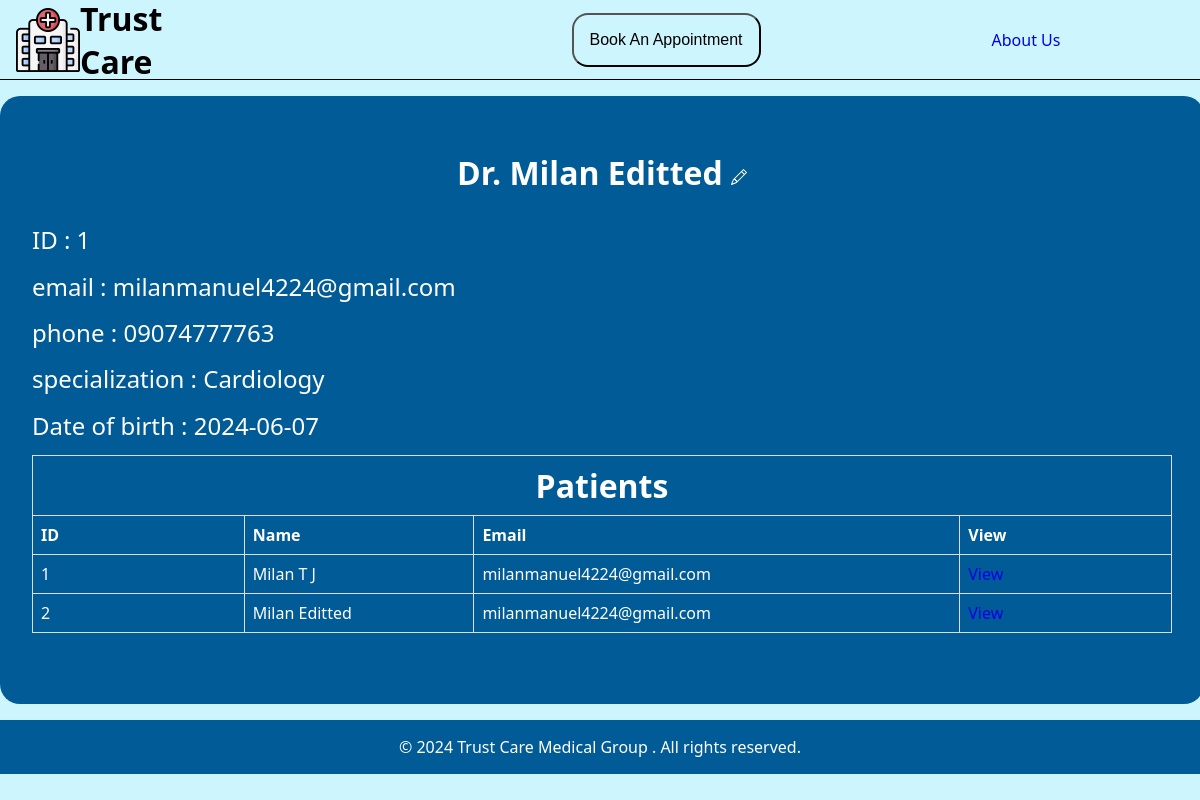
The app's page /DoctorView/ (signed in) with its own data.
### TrustCareMedicalGroup/models.py (models this page shows, shortened)
class Doctor(models.Model):
    GENDER_CHOICES = [
        ('Male', 'Male'),
        ('Female', 'Female'),
        ('Other', 'Other'),
    ]
    first_name = models.CharField(max_length=50, null=True)
    last_name = models.CharField(max_length=50, null=True)
    gender = models.CharField(max_length=10, choices=GENDER_CHOICES, default='Not defined')
    date_of_birth = models.CharField(max_length=50, null=True)
    specialization = models.CharField(max_length=50, null=True)
    phone = models.CharField(max_length=50, null=True)
    email = models.CharField(max_length=50, null=True)
    password = models.CharField(max_length=50, null=True)
    status = models.CharField(max_length=50, default='false')

class Patient(models.Model):
    GENDER_CHOICES = [
        ('Male', 'Male'),
        ('Female', 'Female'),
        ('Other', 'Other'),
    ]
    first_name = models.CharField(max_length=50)
    last_name = models.CharField(max_length=50)
    doctor_id = models.CharField(max_length=50, null=True)
    gender = models.CharField(max_length=10, choices=GENDER_CHOICES)
    date_of_birth = models.DateField()
    phone = models.CharField(max_length=15)
    email = models.EmailField(max_length=100)
    password = models.CharField(max_length=50, null=True)
    address = models.CharField(max_length=255)
    city = models.CharField(max_length=100)
    state = models.CharField(max_length=100)
    country = models.CharField(max_length=100)
    zip_code = models.CharField(max_length=10)

### TrustCareMedicalGroup/views.py (the view)
# urls.py: path('DoctorView/',views.DoctorView,name="DoctorView"),
def DoctorView(request):
    did=request.session['id']
    cr = Doctor.objects.get(id=did)
    cdp= Patient.objects.filter(doctor_id=did)
    return render(request,'doctorprofile.html',{'cm':cr,'cn':cdp})

### Template/doctorprofile.html (shortened to what this page needs)
{% load static %}
<!DOCTYPE html>
<html lang="en">
<head>
    <link href="{% static 'css/style.css' %}" rel="stylesheet" />
</head>
<body>
    <div class="main">
        <nav class="nav-bar">
            <a class="nav-brand" href="{% url 'home' %}">
                <img src="{% static 'assets/hospital.png' %}" alt="" class="img-brand">
                <p class="brand-txt">Trust Care</p>
            </a>
            <ul class="nav-links  login">
                <li class="nav-item">
                    <button class="btn-book nav-link" href="#">Book An Appointment</button>
                </li>
                <li class="nav-item">
                    <a class="nav-link" href="/AboutUs/">About Us</a>
                </li>
            </ul>
        </nav>
        <main class="Doctor-view">
            <h1>Dr. {{cm.first_name}} {{cm.last_name}}
                <a href="{% url 'EditDoctor' cm.id %}" class="edit btn btn-primary">
                </a>
            </h1>
            <p class="item">ID : {{cm.id}}</p>
            <p class="item">email : {{cm.email}}</p>
            <p class="item">phone : {{cm.phone}}</p>
            <p class="item">specialization : {{cm.specialization}}</p>
            <p class="item">Date of birth : {{cm.date_of_birth}}</p>
            <section display="{{displaychoice}}">
                <table>
                    <tr >
                        <th style="text-align: center;font-size: 2rem;" colspan="6">Patients</th>
                    </tr>
                    <tr>
                        <th>ID</th>
                        <th>Name</th>
                        <th>Email</th>
                        <th>View</th>
                    </tr>
                    {%for i in cn%}
                    <tr>
                        <td>{{i.id}}</td>
                        <td>{{i.first_name}} {{i.last_name}}</td>
                        <td>{{i.email}}</td>
                        <td><a href="{% url 'ViewDetails' i.id %}" class="btn btn-primary">View</a></td>
                    </tr>
                    {%endfor%}
                </table>
            </section>
        </main>
        <footer>
            <p>&copy; 2024 Trust Care Medical Group . All rights reserved.</p>
        </footer>
    </div>
</body>
</html>

### static/css/style.css (style rules this page uses)
* { margin: 0; padding: 0; }
@media only screen and (min-width: 1025px) { html { font-size: 100%; } }
body { background-color: #CDF5FD !important; font-family: system-ui, -apple-system, BlinkMacSystemFont, 'Segoe UI', Roboto, Oxygen, Ubuntu, Cantarell, 'Open Sans', 'Helvetica Neue', sans-serif; }
a { text-decoration: none; }
.main { width: 100%; }
.nav-bar { width: 100%; height: 5rem; display: flex; box-sizing: border-box; padding: 1rem; flex-direction: row; justify-content: space-between; border-bottom: 1px solid #000; }
.nav-brand { width: 14rem; display: flex; flex-direction: row; justify-content: space-between; align-items: center; }
.img-brand { width: 4rem; height: 4rem; }
.brand-txt { font-size: 2rem; font-weight: 700; color: #000; }
.nav-links { width: 45rem; list-style: none; display: flex; flex-direction: row; justify-content: space-around; align-items: center; }
.btn-book { font-size: 1rem; padding: 17px 26px; border-radius: 1rem; background-color: #CDF5FD; transition: font-size .3s ease; }
.nav-link { font-size: 1rem; padding: 1rem; }
footer { background-color: #005b96; color: #fff; text-align: center; padding: 1rem; margin-top: 1rem; }
.form-container-reg .signtxt, h1 { width: 100%; text-align: center; margin: 1rem 0; }

### Template/doctorprofile.html (style rules this page uses)
.Doctor-view { background-color: #005b96; color: #fff; width: 95%; height: auto; min-height: 34rem; border: none; border-radius: 20px; margin: auto; margin-top: 1rem; padding: 2rem; display: flex; flex-direction: column; align-items: left; justify-content: space-around; }
.Doctor-view .item { font-size: 1.5rem; }
.Doctor-view section { margin-bottom: 2rem; }
.Doctor-view table { width: 100%; border-collapse: collapse; }
.Doctor-view th { min-width: 90px; border: 1px solid #ddd; padding: 8px; text-align: left; }
.Doctor-view td { min-width: 90px; border: 1px solid #ddd; padding: 8px; }
.bi-eye, .bi-pencil { color: #fff; font-size: 1.3rem; }

### records on screen
Doctor: first_name "Milan", last_name "Editted", id "1", email "milanmanuel4224@gmail.com", phone "09074777763", specialization "Cardiology", date_of_birth "2024-06-07"
Patient: id "1", first_name "Milan", last_name "T J", email "milanmanuel4224@gmail.com"
Patient: id "2", first_name "Milan", last_name "Editted", email "milanmanuel4224@gmail.com"
